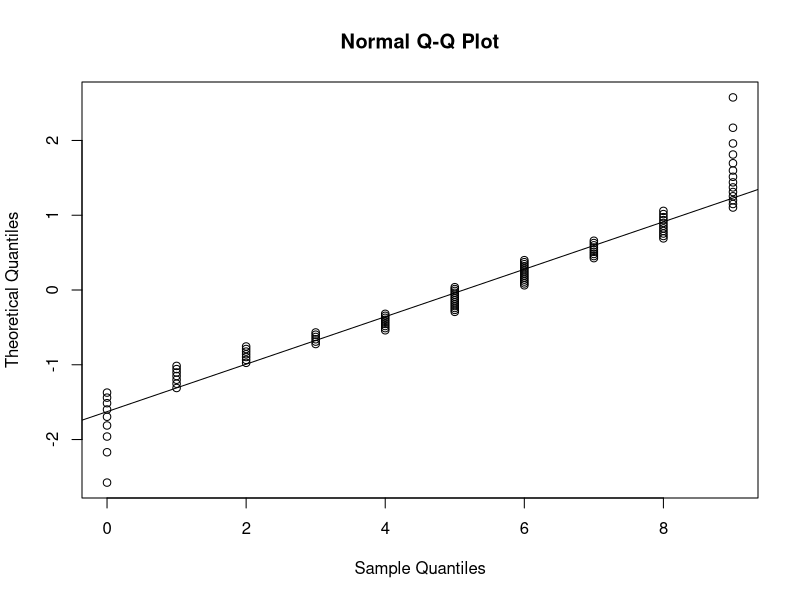
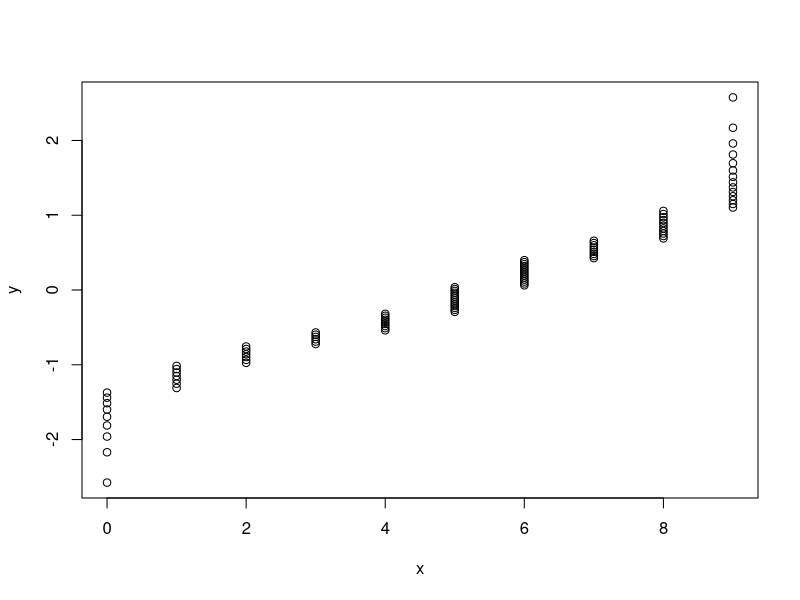
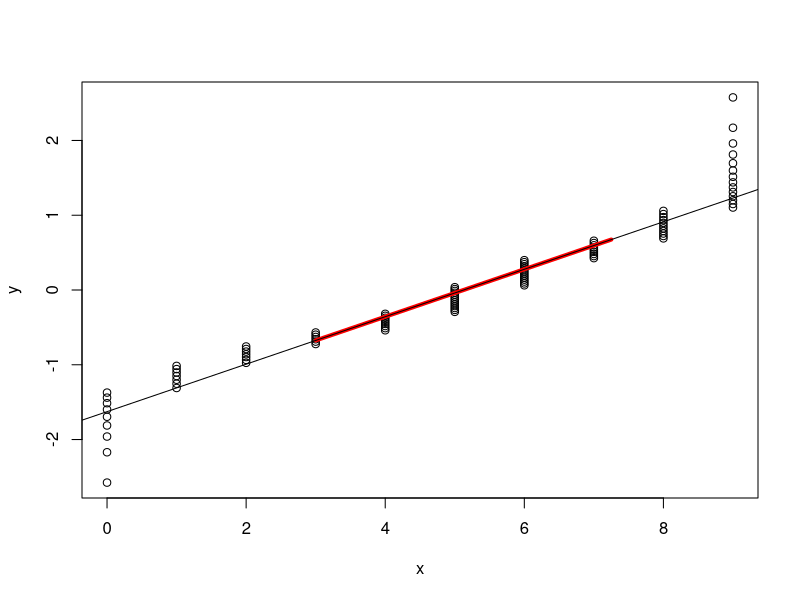

The R source for these figures, in order:
## ---- chunk 1
knitr::opts_chunk$set(
  collapse = TRUE,
  comment = "#>"
)
## ---- chunk 2

## ---- chunk 3
set.seed(0)
x <- sample(0:9, 100, rep=T)    
## ---- chunk 4
qqnorm(x, datax=T)      # uses Blom method by default
qqline(x, datax=T)
## ---- chunk 5
n <- length(x)          # number of observations
r <- order(order(x))    # order of values, i.e. ranks without averaged ties
p <- (r - 1/2) / n      # assign to ranks using Blom's method
y <- qnorm(p)           # theoretical standard normal quantiles for p values
plot(x, y)              # plot empirical against theoretical values
## ---- chunk 6
plot(x, y)                      # plot empirical against theoretical values
ps <- c(.25, .75)               # reference probabilities
a <- quantile(x, ps)            # empirical quantiles
b <- qnorm(ps)                  # theoretical quantiles
lines(a, b, lwd=4, col="red")   # our QQ line
qqline(x, datax=T)             # R QQ line

# abline(0,1, col = "green")

